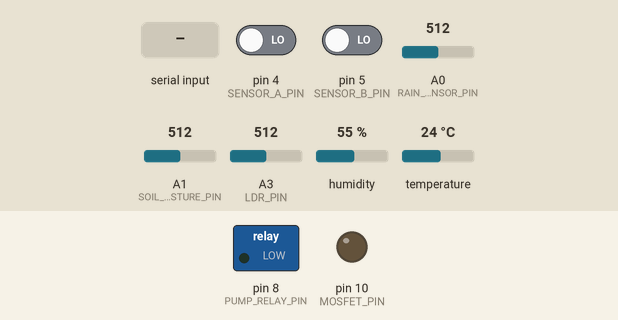
Bench run of a sketch on a simulated Arduino Mega 2560, built with avr-gcc and run on an emulated ATmega2560. Parts: switched loads named in the sketch (green lamp = pin HIGH), output pins drawn as LEDs (lit = HIGH). The test bench sets the inputs (shaded band); at power-on: pin 4 (SENSOR_A_PIN) LOW, pin 5 (SENSOR_B_PIN) LOW, A0 (RAIN_SENSOR_PIN) = 512, A1 (SOIL_MOISTURE_PIN) = 512, A3 (LDR_PIN) = 512, humidity 55 %, temperature 24 °C. What the sketch prints to the serial monitor is not drawn.

Above: at 2.2 s.
2.3 s: "PUMP_ON\n" received over Serial
At 3.0 s:
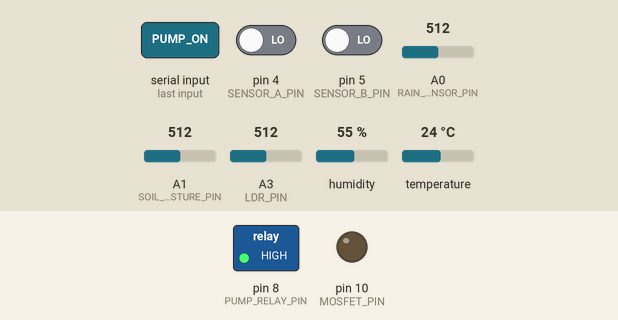
5.6 s: "LIGHT:90\n" received over Serial
At 7.6 s:
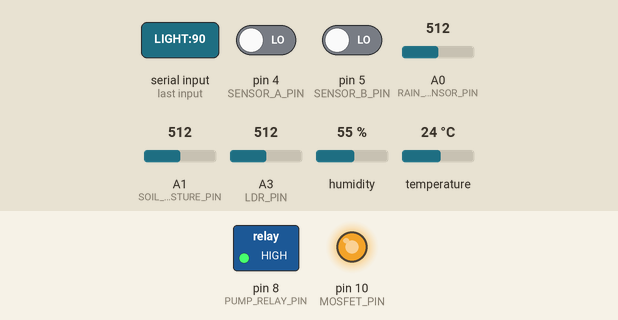
9.1 s: "LIGHT:\n" received over Serial
At 11.3 s:
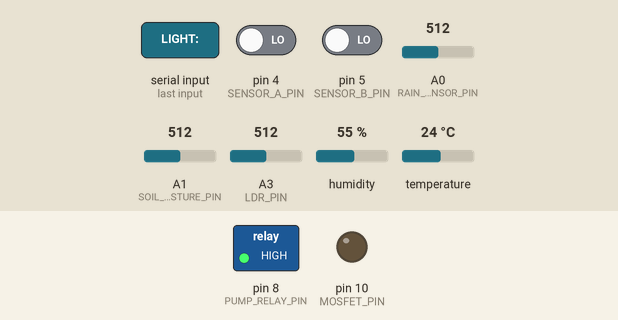
Timing chart, 0 to 12.8 s (numbered marks = the images above; inputs shaded):
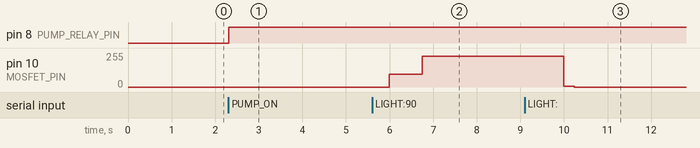

Measured:
- after the input at 2.3 s, pin 8 (PUMP_RELAY_PIN): LOW → HIGH at once
- after the input at 5.6 s, pin 10 (MOSFET_PIN): 0/255 → 97/255 after 0.40 s, → 229/255 0.75 s later
- after the input at 9.1 s, pin 10 (MOSFET_PIN): 229/255 → 6/255 after 0.90 s, → 0/255 0.24 s later

The sketch:

Aiotscript.ino
```cpp
#include <DHT.h>

#define DHTPIN 2
#define DHTTYPE DHT11

#define RAIN_SENSOR_PIN A0
#define SOIL_MOISTURE_PIN A1
#define LDR_PIN A3

#define PUMP_RELAY_PIN 8

#define SENSOR_A_PIN 4
#define SENSOR_B_PIN 5

// NEW: Smart Lighting Pins
#define PIR_PIN 9
#define MOSFET_PIN 10

DHT dht(DHTPIN, DHTTYPE);

int totalOccupancy = 0;
int currentState = 0;
unsigned long lastTriggerTime = 0;
const unsigned long TIMEOUT_MS = 3000;

unsigned long previousMillisSensors = 0;
const long intervalSensors = 2000;

bool isPumpOn = false;

String latestSerialData = "";
int currentWaterRaw = 0;

// NEW: Smart Lighting State Variables
int currentBrightness = 0;
int targetBrightness = 0;
unsigned long lastMotionTime = 0;
const unsigned long motionTimeout = 5000;
bool motionActive = false;
unsigned long lastFadeTime = 0; // Timer for smooth LED fading

// NEW: PIR Calibration Variables
bool pirCalibrated = false;
unsigned long calibrationStartTime = 0;

void setup() {
  Serial.begin(9600);

  pinMode(PUMP_RELAY_PIN, OUTPUT);
  digitalWrite(PUMP_RELAY_PIN, LOW);

  Serial1.begin(9600);

  pinMode(SENSOR_A_PIN, INPUT);
  pinMode(SENSOR_B_PIN, INPUT);

  // NEW: Lighting Pins Initialization
  pinMode(PIR_PIN, INPUT);
  pinMode(MOSFET_PIN, OUTPUT);
  analogWrite(MOSFET_PIN, 0); // Start with lights OFF

  dht.begin();

  calibrationStartTime = millis(); // Start PIR calibration timer

  delay(1000);
  Serial.println("{\"status\": \"System Initialized. PIR calibrating (30s)...\"}");
}

void loop() {
  unsigned long currentMillis = millis();

  if (Serial.available() > 0) {
    String incomingCommand = Serial.readStringUntil('\n');
    incomingCommand.trim();

    if (incomingCommand == "PUMP_ON") {
      digitalWrite(PUMP_RELAY_PIN, HIGH);
      isPumpOn = true;
    }
    else if (incomingCommand == "PUMP_OFF") {
      digitalWrite(PUMP_RELAY_PIN, LOW);
      isPumpOn = false;
    }
    // NEW: Intercept LIGHT commands from Python
    else if (incomingCommand.startsWith("LIGHT:")) {
      String valueStr = incomingCommand.substring(6); // Extract the number
      int requestedPercent = valueStr.toInt();

      if (requestedPercent >= 0 && requestedPercent <= 100) {
        targetBrightness = map(requestedPercent, 0, 100, 0, 255);
        Serial.print("{\"ack\": \"Target brightness set to: ");
        Serial.print(requestedPercent);
        Serial.println("%\"}");
      } else {
        Serial.print("{\"error\": \"Validation failed! Value out of bounds: ");
        Serial.print(requestedPercent);
        Serial.println("\"}");
      }
    }
  }

  if (Serial1.available() > 0) {
    String rawData = Serial1.readStringUntil('\n');
    rawData.trim();
    if (rawData.length() > 0) {
      latestSerialData = rawData;

      int wIndex = latestSerialData.indexOf("W:");
      if (wIndex != -1) {
        int commaIndex = latestSerialData.indexOf(",", wIndex);
        if (commaIndex == -1) commaIndex = latestSerialData.length();
        String wStr = latestSerialData.substring(wIndex + 2, commaIndex);
        wStr.trim();
        currentWaterRaw = wStr.toInt();
      }
    }
  }

  if (currentMillis - previousMillisSensors >= intervalSensors) {
    previousMillisSensors = currentMillis;

    float humidity = dht.readHumidity();
    float temperature = dht.readTemperature();
    int rainValue = analogRead(RAIN_SENSOR_PIN);

    if (!isnan(humidity) && !isnan(temperature)) {
      sendClimateDataToLaptop(temperature, humidity, rainValue);
    } else {
      Serial.println("{\"error\": \"Failed to read from DHT sensor\"}");
    }

    int ldrValue = analogRead(LDR_PIN);

    int waterLevelPercent = currentWaterRaw * 25;
    waterLevelPercent = constrain(waterLevelPercent, 0, 100);

    // NEW: Read and calculate Soil Moisture percentage
    int soilRaw = analogRead(SOIL_MOISTURE_PIN);
    // Typical sensors output ~1023 in completely dry air, and ~300 in water.
    // Adjust these calibration numbers (1023 and 300) based on your specific sensor!
    int soilMoisturePercent = map(soilRaw, 1023, 300, 0, 100);
    soilMoisturePercent = constrain(soilMoisturePercent, 0, 100);

    sendGardenDataToLaptop(ldrValue, waterLevelPercent, currentWaterRaw, soilMoisturePercent, latestSerialData, isPumpOn);

    latestSerialData = "";
  }

  bool sensorA_Detected = (digitalRead(SENSOR_A_PIN) == LOW);
  bool sensorB_Detected = (digitalRead(SENSOR_B_PIN) == LOW);

  if (currentState != 0 && (currentMillis - lastTriggerTime > TIMEOUT_MS)) {
    currentState = 0;
  }

  if (currentState == 0) {
    if (sensorA_Detected && !sensorB_Detected) {
      currentState = 1;
      lastTriggerTime = currentMillis;
    }
    else if (sensorB_Detected && !sensorA_Detected) {
      currentState = 2;
      lastTriggerTime = currentMillis;
    }
  }
  else if (currentState == 1) {
    if (sensorB_Detected) {
      totalOccupancy++;
      sendOccupancyDataToLaptop("Entry");
      currentState = 3;
      lastTriggerTime = currentMillis;
    }
  }
  else if (currentState == 2) {
    if (sensorA_Detected) {
      if (totalOccupancy > 0) {
        totalOccupancy--;
      }
      sendOccupancyDataToLaptop("Exit");
      currentState = 3;
      lastTriggerTime = currentMillis;
    }
  }
  else if (currentState == 3) {
    if (!sensorA_Detected && !sensorB_Detected) {
      currentState = 0;
    }
  }

  // ==========================================
  // NEW: PIR SENSOR LOGIC (NON-BLOCKING)
  // ==========================================
  if (!pirCalibrated) {
    // Wait 30 seconds for the PIR to map the room's thermal signature
    if (currentMillis - calibrationStartTime > 30000) {
      pirCalibrated = true;
      Serial.println("{\"status\": \"PIR Calibration Complete! Lighting System Active\"}");
    }
  } else {
    int pirState = digitalRead(PIR_PIN);

    // If motion is detected, update the timer
    if (pirState == HIGH) {
      lastMotionTime = currentMillis;
      if (!motionActive) {
        motionActive = true;
        sendLightingDataToLaptop(true);
      }
    }

    // If no motion is detected for 5 seconds, turn it off
    if (motionActive && (currentMillis - lastMotionTime > motionTimeout)) {
      motionActive = false;
      sendLightingDataToLaptop(false);
    }
  }

  // ==========================================
  // NEW: SMOOTH LED FADING (NON-BLOCKING)
  // ==========================================
  // Instead of delay(3), we use millis() so the Doorway IR sensors aren't blocked
  if (currentMillis - lastFadeTime > 3) {
    if (currentBrightness < targetBrightness) {
      currentBrightness++;
      analogWrite(MOSFET_PIN, currentBrightness);
    }
    else if (currentBrightness > targetBrightness) {
      currentBrightness--;
      analogWrite(MOSFET_PIN, currentBrightness);
    }
    lastFadeTime = currentMillis;
  }
}

// NEW: Output formatting for Python
void sendLightingDataToLaptop(bool motion) {
  Serial.print("{\"type\": \"lighting\", \"motion\": ");
  Serial.print(motion ? "true" : "false");
  Serial.println("}");
}

void sendOccupancyDataToLaptop(String eventType) {
  Serial.print("{\"type\": \"occupancy\", \"occupancy\": ");
  Serial.print(totalOccupancy);
  Serial.print(", \"event\": \"");
  Serial.print(eventType);
  Serial.println("\"}");
}

void sendClimateDataToLaptop(float temp, float hum, int rainVal) {
  bool isRaining = (rainVal < 800);
  Serial.print("{\"type\": \"climate\", \"temperature\": ");
  Serial.print(temp);
  Serial.print(", \"humidity\": ");
  Serial.print(hum);
  Serial.print(", \"rain_value\": ");
  Serial.print(rainVal);
  Serial.print(", \"is_raining\": ");
  Serial.print(isRaining ? "true" : "false");
  Serial.println("}");
}

void sendGardenDataToLaptop(int ldr, int waterLvl, int waterRaw, int soilMoisture, String rawSerial, bool pumpState) {
  Serial.print("{\"type\": \"garden\", \"ldr_value\": ");
  Serial.print(ldr);
  Serial.print(", \"water_level_percent\": ");
  Serial.print(waterLvl);
  Serial.print(", \"water_raw\": ");
  Serial.print(waterRaw);
  Serial.print(", \"soil_moisture_percent\": ");
  Serial.print(soilMoisture);
  Serial.print(", \"pump_status\": ");
  Serial.print(pumpState ? "true" : "false");
  Serial.print(", \"module_serial_raw\": \"");
  Serial.print(rawSerial);
  Serial.println("\"}");
}
```
